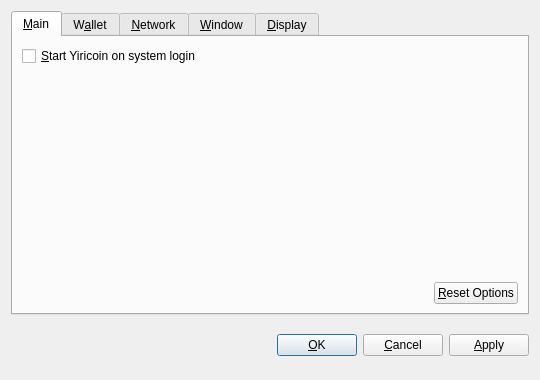
<?xml version="1.0" encoding="UTF-8"?>
<ui version="4.0">
 <class>OptionsDialog</class>
 <widget class="QDialog" name="OptionsDialog">
  <property name="geometry">
   <rect>
    <x>0</x>
    <y>0</y>
    <width>540</width>
    <height>380</height>
   </rect>
  </property>
  <property name="windowTitle">
   <string>Options</string>
  </property>
  <property name="modal">
   <bool>true</bool>
  </property>
  <layout class="QVBoxLayout" name="verticalLayout">
   <item>
    <widget class="QTabWidget" name="tabWidget">
     <property name="tabPosition">
      <enum>QTabWidget::North</enum>
     </property>
     <property name="currentIndex">
      <number>0</number>
     </property>
     <widget class="QWidget" name="tabMain">
      <attribute name="title">
       <string>&amp;Main</string>
      </attribute>
      <layout class="QVBoxLayout" name="verticalLayout_Main">
       <item>
        <widget class="QCheckBox" name="bitcoinAtStartup">
         <property name="toolTip">
          <string>Automatically start Yiricoin after logging in to the system.</string>
         </property>
         <property name="text">
          <string>&amp;Start Yiricoin on system login</string>
         </property>
        </widget>
       </item>
       <item>
        <spacer name="verticalSpacer_Main">
         <property name="orientation">
          <enum>Qt::Vertical</enum>
         </property>
         <property name="sizeHint" stdset="0">
          <size>
           <width>20</width>
           <height>40</height>
          </size>
         </property>
        </spacer>
       </item>
       <item>
        <layout class="QHBoxLayout" name="horizontalLayout_2_Main">
         <item>
          <spacer name="horizontalSpacer_2_Main">
           <property name="orientation">
            <enum>Qt::Horizontal</enum>
           </property>
           <property name="sizeHint" stdset="0">
            <size>
             <width>40</width>
             <height>20</height>
            </size>
           </property>
          </spacer>
         </item>
         <item>
          <widget class="QPushButton" name="resetButton">
           <property name="toolTip">
            <string>Reset all client options to default.</string>
           </property>
           <property name="text">
            <string>&amp;Reset Options</string>
           </property>
           <property name="autoDefault">
            <bool>false</bool>
           </property>
          </widget>
         </item>
        </layout>
       </item>
      </layout>
     </widget>
     <widget class="QWidget" name="tabWallet">
      <attribute name="title">
       <string>W&amp;allet</string>
      </attribute>
      <layout class="QVBoxLayout" name="verticalLayout_Network">
       <item>
        <widget class="QLabel" name="transactionFeeInfoLabel">
         <property name="text">
          <string>Optional transaction fee per kB that helps make sure your transactions are processed quickly. Most transactions are 1 kB.</string>
         </property>
         <property name="textFormat">
          <enum>Qt::PlainText</enum>
         </property>
         <property name="wordWrap">
          <bool>true</bool>
         </property>
        </widget>
       </item>
       <item>
        <layout class="QHBoxLayout" name="horizontalLayout_1_Main">
         <item>
          <widget class="QLabel" name="transactionFeeLabel">
           <property name="text">
            <string>Pay transaction &amp;fee</string>
           </property>
           <property name="textFormat">
            <enum>Qt::PlainText</enum>
           </property>
           <property name="buddy">
            <cstring>transactionFee</cstring>
           </property>
          </widget>
         </item>
         <item>
          <widget class="BitcoinAmountField" name="transactionFee"/>
         </item>
         <item>
          <spacer name="horizontalSpacer_1_Main">
           <property name="orientation">
            <enum>Qt::Horizontal</enum>
           </property>
           <property name="sizeHint" stdset="0">
            <size>
             <width>40</width>
             <height>20</height>
            </size>
           </property>
          </spacer>
         </item>
        </layout>
       </item>
       <item>
        <widget class="QLabel" name="label">
         <property name="text">
          <string>If you disable the spending of unconfirmed change, the change from a transaction cannot be used until that transaction has at least one confirmation. This also affects how your balance is computed.</string>
         </property>
         <property name="wordWrap">
          <bool>true</bool>
         </property>
        </widget>
       </item>
       <item>
        <widget class="QCheckBox" name="spendZeroConfChange">
         <property name="text">
          <string>Spend unconfirmed change  (experts only)</string>
         </property>
        </widget>
       </item>
       <item>
        <spacer name="verticalSpacer">
         <property name="orientation">
          <enum>Qt::Vertical</enum>
         </property>
         <property name="sizeHint" stdset="0">
          <size>
           <width>20</width>
           <height>40</height>
          </size>
         </property>
        </spacer>
       </item>
      </layout>
     </widget>
     <widget class="QWidget" name="tabNetwork">
      <attribute name="title">
       <string>&amp;Network</string>
      </attribute>
      <layout class="QVBoxLayout" name="verticalLayout_Network">
       <item>
        <widget class="QCheckBox" name="mapPortUpnp">
         <property name="toolTip">
          <string>Automatically open the Yiricoin client port on the router. This only works when your router supports UPnP and it is enabled.</string>
         </property>
         <property name="text">
          <string>Map port using &amp;UPnP</string>
         </property>
        </widget>
       </item>
       <item>
        <widget class="QCheckBox" name="connectSocks">
         <property name="toolTip">
          <string>Connect to the Yiricoin network through a SOCKS proxy (e.g. when connecting through Tor).</string>
         </property>
         <property name="text">
          <string>&amp;Connect through SOCKS proxy:</string>
         </property>
        </widget>
       </item>
       <item>
        <layout class="QHBoxLayout" name="horizontalLayout_Network">
         <item>
          <widget class="QLabel" name="proxyIpLabel">
           <property name="text">
            <string>Proxy &amp;IP:</string>
           </property>
           <property name="textFormat">
            <enum>Qt::PlainText</enum>
           </property>
           <property name="buddy">
            <cstring>proxyIp</cstring>
           </property>
          </widget>
         </item>
         <item>
          <widget class="QValidatedLineEdit" name="proxyIp">
           <property name="maximumSize">
            <size>
             <width>140</width>
             <height>16777215</height>
            </size>
           </property>
           <property name="toolTip">
            <string>IP address of the proxy (e.g. 127.0.0.1)</string>
           </property>
          </widget>
         </item>
         <item>
          <widget class="QLabel" name="proxyPortLabel">
           <property name="text">
            <string>&amp;Port:</string>
           </property>
           <property name="textFormat">
            <enum>Qt::PlainText</enum>
           </property>
           <property name="buddy">
            <cstring>proxyPort</cstring>
           </property>
          </widget>
         </item>
         <item>
          <widget class="QLineEdit" name="proxyPort">
           <property name="maximumSize">
            <size>
             <width>55</width>
             <height>16777215</height>
            </size>
           </property>
           <property name="toolTip">
            <string>Port of the proxy (e.g. 9050)</string>
           </property>
          </widget>
         </item>
         <item>
          <widget class="QLabel" name="socksVersionLabel">
           <property name="text">
            <string>SOCKS &amp;Version:</string>
           </property>
           <property name="textFormat">
            <enum>Qt::PlainText</enum>
           </property>
           <property name="buddy">
            <cstring>socksVersion</cstring>
           </property>
          </widget>
         </item>
         <item>
          <widget class="QValueComboBox" name="socksVersion">
           <property name="toolTip">
            <string>SOCKS version of the proxy (e.g. 5)</string>
           </property>
          </widget>
         </item>
         <item>
          <spacer name="horizontalSpacer_Network">
           <property name="orientation">
            <enum>Qt::Horizontal</enum>
           </property>
           <property name="sizeHint" stdset="0">
            <size>
             <width>40</width>
             <height>20</height>
            </size>
           </property>
          </spacer>
         </item>
        </layout>
       </item>
       <item>
        <spacer name="verticalSpacer_Network">
         <property name="orientation">
          <enum>Qt::Vertical</enum>
         </property>
         <property name="sizeHint" stdset="0">
          <size>
           <width>20</width>
           <height>40</height>
          </size>
         </property>
        </spacer>
       </item>
      </layout>
     </widget>
     <widget class="QWidget" name="tabWindow">
      <attribute name="title">
       <string>&amp;Window</string>
      </attribute>
      <layout class="QVBoxLayout" name="verticalLayout_Window">
       <item>
        <widget class="QCheckBox" name="minimizeToTray">
         <property name="toolTip">
          <string>Show only a tray icon after minimizing the window.</string>
         </property>
         <property name="text">
          <string>&amp;Minimize to the tray instead of the taskbar</string>
         </property>
        </widget>
       </item>
       <item>
        <widget class="QCheckBox" name="minimizeOnClose">
         <property name="toolTip">
          <string>Minimize instead of exit the application when the window is closed. When this option is enabled, the application will be closed only after selecting Quit in the menu.</string>
         </property>
         <property name="text">
          <string>M&amp;inimize on close</string>
         </property>
        </widget>
       </item>
       <item>
        <spacer name="verticalSpacer_Window">
         <property name="orientation">
          <enum>Qt::Vertical</enum>
         </property>
         <property name="sizeHint" stdset="0">
          <size>
           <width>20</width>
           <height>40</height>
          </size>
         </property>
        </spacer>
       </item>
      </layout>
     </widget>
     <widget class="QWidget" name="tabDisplay">
      <attribute name="title">
       <string>&amp;Display</string>
      </attribute>
      <layout class="QVBoxLayout" name="verticalLayout_Display">
       <item>
        <layout class="QHBoxLayout" name="horizontalLayout_1_Display">
         <item>
          <widget class="QLabel" name="langLabel">
           <property name="text">
            <string>User Interface &amp;language:</string>
           </property>
           <property name="textFormat">
            <enum>Qt::PlainText</enum>
           </property>
           <property name="buddy">
            <cstring>lang</cstring>
           </property>
          </widget>
         </item>
         <item>
          <widget class="QValueComboBox" name="lang">
           <property name="toolTip">
            <string>The user interface language can be set here. This setting will take effect after restarting Yiricoin.</string>
           </property>
          </widget>
         </item>
        </layout>
       </item>
       <item>
        <layout class="QHBoxLayout" name="horizontalLayout_2_Display">
         <item>
          <widget class="QLabel" name="unitLabel">
           <property name="text">
            <string>&amp;Unit to show amounts in:</string>
           </property>
           <property name="textFormat">
            <enum>Qt::PlainText</enum>
           </property>
           <property name="buddy">
            <cstring>unit</cstring>
           </property>
          </widget>
         </item>
         <item>
          <widget class="QValueComboBox" name="unit">
           <property name="toolTip">
            <string>Choose the default subdivision unit to show in the interface and when sending coins.</string>
           </property>
          </widget>
         </item>
        </layout>
       </item>
       <item>
        <widget class="QCheckBox" name="displayAddresses">
         <property name="toolTip">
          <string>Whether to show Yiricoin addresses in the transaction list or not.</string>
         </property>
         <property name="text">
          <string>&amp;Display addresses in transaction list</string>
         </property>
        </widget>
       </item>
       <item>
        <widget class="QCheckBox" name="coinControlFeatures">
         <property name="toolTip">
          <string>Whether to show coin control features or not.</string>
         </property>
         <property name="text">
          <string>Display coin &amp;control features (experts only!)</string>
         </property>
        </widget>
       </item>
       <item>
        <spacer name="verticalSpacer_Display">
         <property name="orientation">
          <enum>Qt::Vertical</enum>
         </property>
         <property name="sizeHint" stdset="0">
          <size>
           <width>20</width>
           <height>40</height>
          </size>
         </property>
        </spacer>
       </item>
      </layout>
     </widget>
    </widget>
   </item>
   <item>
    <layout class="QHBoxLayout" name="horizontalLayout_Buttons">
     <item>
      <spacer name="horizontalSpacer_1">
       <property name="orientation">
        <enum>Qt::Horizontal</enum>
       </property>
       <property name="sizeHint" stdset="0">
        <size>
         <width>40</width>
         <height>48</height>
        </size>
       </property>
      </spacer>
     </item>
     <item>
      <widget class="QLabel" name="statusLabel">
       <property name="font">
        <font>
         <weight>75</weight>
         <bold>true</bold>
        </font>
       </property>
       <property name="text">
        <string/>
       </property>
       <property name="textFormat">
        <enum>Qt::PlainText</enum>
       </property>
       <property name="wordWrap">
        <bool>true</bool>
       </property>
      </widget>
     </item>
     <item>
      <spacer name="horizontalSpacer_2">
       <property name="orientation">
        <enum>Qt::Horizontal</enum>
       </property>
       <property name="sizeHint" stdset="0">
        <size>
         <width>40</width>
         <height>48</height>
        </size>
       </property>
      </spacer>
     </item>
     <item>
      <widget class="QPushButton" name="okButton">
       <property name="text">
        <string>&amp;OK</string>
       </property>
      </widget>
     </item>
     <item>
      <widget class="QPushButton" name="cancelButton">
       <property name="text">
        <string>&amp;Cancel</string>
       </property>
       <property name="autoDefault">
        <bool>false</bool>
       </property>
      </widget>
     </item>
     <item>
      <widget class="QPushButton" name="applyButton">
       <property name="text">
        <string>&amp;Apply</string>
       </property>
       <property name="autoDefault">
        <bool>false</bool>
       </property>
      </widget>
     </item>
    </layout>
   </item>
  </layout>
 </widget>
 <customwidgets>
  <customwidget>
   <class>BitcoinAmountField</class>
   <extends>QSpinBox</extends>
   <header>bitcoinamountfield.h</header>
  </customwidget>
  <customwidget>
   <class>QValueComboBox</class>
   <extends>QComboBox</extends>
   <header>qvaluecombobox.h</header>
  </customwidget>
  <customwidget>
   <class>QValidatedLineEdit</class>
   <extends>QLineEdit</extends>
   <header>qvalidatedlineedit.h</header>
  </customwidget>
 </customwidgets>
 <resources/>
 <connections/>
</ui>
